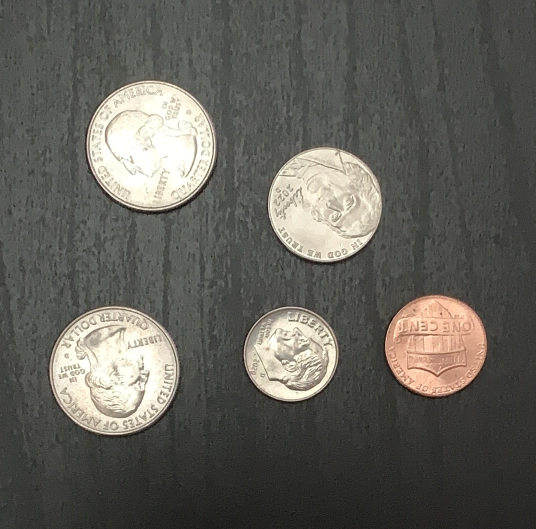
//> input picture coins_1.jpg, 1071 x 1058 px (shown at 1/2 size)
$ ./program2 coins_1.jpg   (built with g++ and OpenCV 4)
//> lines starting //> are read from the running program, lines starting //| are printed output that depends on the picture; after the words box and inside, x2 and y2 are one past the last pixel; in counts of white or black regions, pixels touching at a corner belong together
// Name: Khanh Le
// ID:   1001741583
// Due:  8 July 2022

#include <iostream>
#include <string>
#include "opencv2/opencv.hpp"

// configuration parameters
#define NUM_COMMAND_LINE_ARGUMENTS 1
#define PI 3.14159265358979323846;


int main( int argc, char **argv)
{
    cv::Mat imageIn;

    // validate and parse the command line arguments
    if( argc != NUM_COMMAND_LINE_ARGUMENTS + 1 )
    {
        std::printf("USAGE: %s <image_path> \n ", argv[0]);
        return 0;
    }
    else
    {
        // open the input image
        std::string inputFileName = argv[1];
        imageIn = cv::imread(inputFileName, cv::IMREAD_COLOR);
//> imageIn is the input picture: 1058 rows x 1071 cols, CV_8UC3; mean B, G, R 89.4, 96.5, 98.1

        // check for file error
        if( !imageIn.data )
        {
            std::cout << "Error while opening file " << inputFileName << std::endl;
            return 0;
        }

        // Convert the image to grayscale
        cv::Mat imageGray;
        cv::cvtColor(imageIn, imageGray, cv::COLOR_BGR2GRAY);
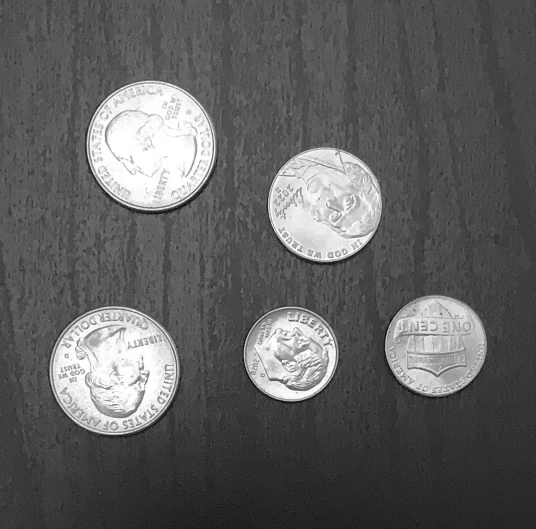
//> imageGray: 1058 rows x 1071 cols, CV_8UC1 (shown at 1/2 size); min 2, max 255, mean 96.2

        // Normalize
        cv::Mat imageNormalized;
        cv::normalize(imageGray, imageNormalized, 0, 255, cv::NORM_MINMAX, CV_8UC1);

        // Find the image edges
        cv::Mat imageEdges;
        const double cannyThreshold1 = 100;
        const double cannyThreshold2 = 200;
        const int cannyAperture = 3;
        cv::Canny(imageGray, imageEdges, cannyThreshold1, cannyThreshold2, cannyAperture);
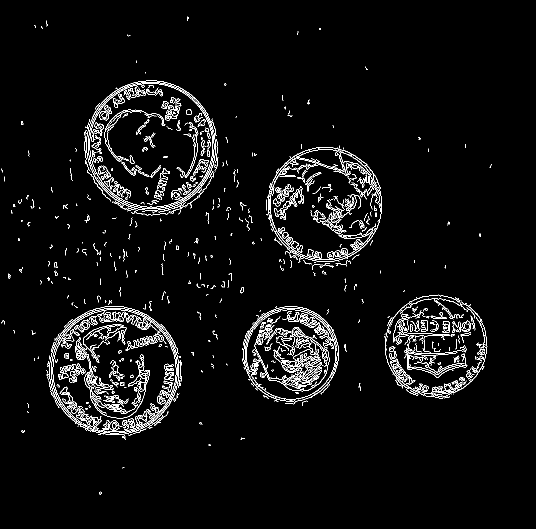
//> imageEdges: 1058 rows x 1071 cols, CV_8UC1 (shown at 1/2 size); 3.7% white in thin lines or dots, all inside (x1, y1, x2, y2) = (2, 33, 984, 989)

        // Erode and Dilate the edges to remove noise
        int morphologySize = 1;
        cv::Mat edgesDilated;
        cv::dilate(imageEdges, edgesDilated, cv::Mat(), cv::Point(-1, -1), morphologySize);
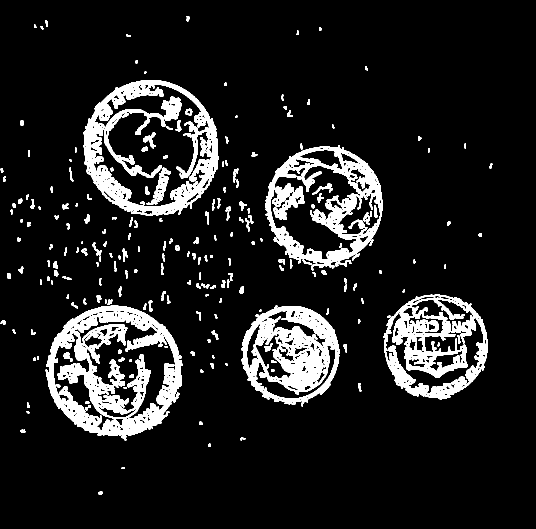
//> edgesDilated: 1058 rows x 1071 cols, CV_8UC1 (shown at 1/2 size); 11.2% white; 234 white regions (2 under 20 px), largest, box (x1, y1, x2, y2) and area: (91, 611, 365, 881) 30141, (483, 611, 679, 813) 19460, (531, 290, 765, 541) 18610
        cv::Mat edgesEroded;
        cv::erode(edgesDilated, edgesEroded, cv::Mat(), cv::Point(-1, -1), morphologySize);
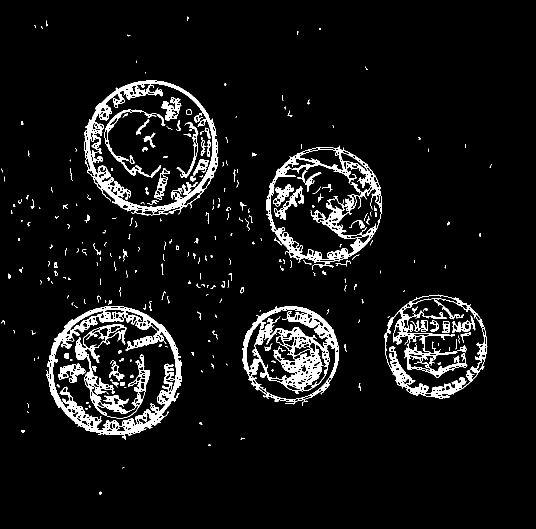
//> edgesEroded: 1058 rows x 1071 cols, CV_8UC1 (shown at 1/2 size); 6.6% white; 273 white regions (146 under 20 px)

        // locate the image contours (after applying a threshold or canny)
        std::vector<std::vector<cv::Point> > contours;
        cv::findContours(edgesEroded, contours, cv::RETR_EXTERNAL, cv::CHAIN_APPROX_SIMPLE, cv::Point(0, 0));
//> contours = 191 contours, 173 with area under 20; largest, box (x1, y1, x2, y2) and area: (168, 161, 437, 431) 55662, (92, 612, 364, 880) 53670, (532, 291, 764, 540) 41596, (768, 589, 975, 798) 32839, (484, 612, 678, 812) 28738

        // fit ellipses to contours containing sufficient inliers
        std::vector<cv::RotatedRect> fittedEllipses(contours.size());
        for(int i = 0; i < contours.size(); i++)
        {
            // compute an ellipse only if the contour has more than 5 points (the minimum for ellipse fitting)
            if(contours.at(i).size() > 5)
            {
                fittedEllipses[i] = cv::fitEllipse(contours[i]);
            }
        }
//> after the loop, fittedEllipses = 191 RotatedRects (x, y, width, height, angle), first 8: [200.5, 985.7, 4.55, 5.7, 50.12], [0, 0, 0, 0, 0], [418.6, 890.1, 3.43, 3.99, 16.26], [488.7, 880.4, 6.09, 16.51, 115.3], [45.38, 862.1, 4.4, 7.07, 86.33], [401.1, 846.2, 3.52, 5.94, 129], [0, 0, 0, 0, 0], [55.87, 810.6, 1.91, 8.18, 167.5]

        /* 5 parameters of ellipse:
            * xc: x coordinate of the center
            * xy: y coordinate of the center
            * a : major semi-axis
            * b : minor semi-axis           */

        // Draw the ellipses
        cv::Mat imageEllipse = imageIn.clone();
        const int minEllipseInliers = 50;

        // Store parameters of ellipse
        float xc, yc, a, b;
        // Total amount of money for coins; area of coin
        float total = 0, area = 0;
        // Value of coins
        float penny = 0.01, nickel = 0.05, dime = 0.10, quarter = 0.25;
        // Count number of coins
        int countPenny = 0, countNickel = 0, countDime = 0, countQuarter = 0;

        cv::Scalar red(255,0,0), yellow(0,255,255), blue(0,0,255), green(0,128,0);


        for(int i = 0; i < contours.size(); i++)
        {
            // Draw any ellipse with sufficient inliers
            if(contours.at(i).size() > minEllipseInliers)
            {

                xc = fittedEllipses[i].center.x;
                yc = fittedEllipses[i].center.y;
                a  = fittedEllipses[i].size.width/2;
                b  = fittedEllipses[i].size.height/2;

                // Area of elipse is calculated by (major semi-axis * minor semi-axis) * Pi
                area = (a * b) * PI;

                // Based on the area, each coin will be identified as either quarter, nickel, dime, or penny
                // The color of the ellipse will depend on the type of coin
                // Green for quarter ; Yellow for nickel ; Blue for dime ; Red for penny
                // Each count of the corresponding identified coin will increase.
                // The value of the identified coin will be added to the total
                if( area > 50000 ) //quarter
                {
                    cv::ellipse(imageEllipse, fittedEllipses[i], green, 2);
                    countQuarter++;
                    total += quarter;
                }
                else if( area > 40500 && area < 49000 ) // nickel
                {
                    cv::ellipse(imageEllipse, fittedEllipses[i], yellow, 2);
                    countNickel++;
                    total += nickel;
                }
                else if( area > 31000 && area < 40000 ) // dime
                {
                    cv::ellipse(imageEllipse, fittedEllipses[i], blue , 2);
                    countDime++;
                    total += dime;
                }
                else
                {
                    cv::ellipse(imageEllipse, fittedEllipses[i], red, 2); //penny
                    countPenny++;
                    total += penny;
                }


            }

        }
//> this loop made 191 passes
//> (xc, yc, a, b, area, countQuarter, total) on passes 30, 181: (228.5, 742.1, 129.5, 133.2, 54213.5, 1, 0.26), (302.3, 295.3, 131.6, 135.9, 56192.4, 2, 0.66)
//> (xc, yc, a, b, area, countPenny, total) on pass 29: (580.8, 708.2, 95.77, 96.89, 29149.8, 1, 0.01)
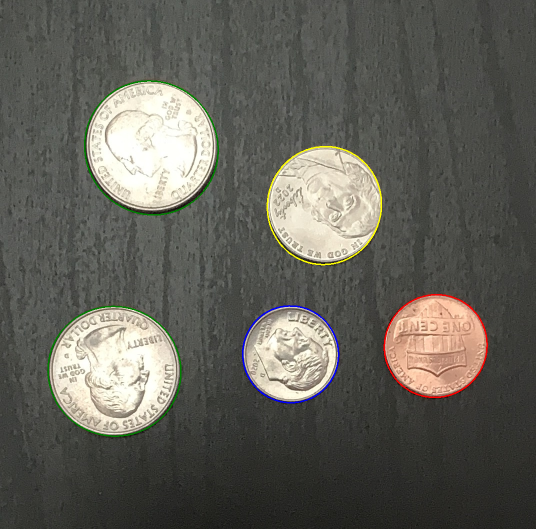
//> imageEllipse: 1058 rows x 1071 cols, CV_8UC3 (shown at 1/2 size); 0.94% of pixels changed, all inside (x1, y1, x2, y2) = (94, 160, 976, 874)
//> after the loop, countQuarter = 2; total = 0.66; countNickel = 1; countDime = 1

        // Print to the console the counting of each type of coin
        // and the total value.
        std::cout << "Penny   -  " << countPenny   << std::endl;
//| Penny   -  1
        std::cout << "Nickel  -  " << countNickel  << std::endl;
//| Nickel  -  1
        std::cout << "Dime    -  " << countDime    << std::endl;
//| Dime    -  1
        std::cout << "Quarter -  " << countQuarter << std::endl;
//| Quarter -  2
        std::cout << "Total   - $" << total        << std::endl;
//| Total   - $0.66


        // display the images
        cv::imshow("imageIn", imageIn);
        cv::imshow("imageEllipse", imageEllipse);
        cv::waitKey();
    }
    return 0;
}

$ run again, on coins_3.jpg
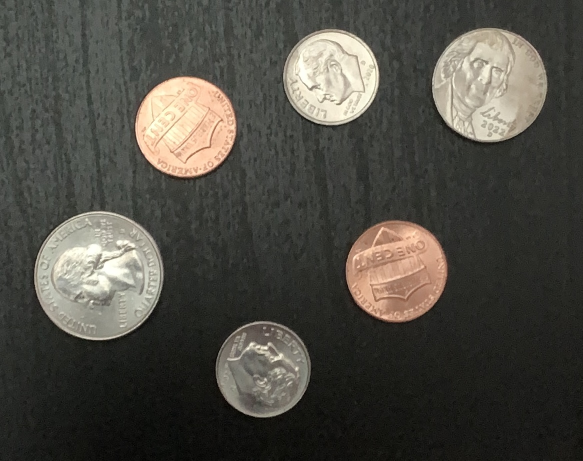
//> input picture coins_3.jpg, 1165 x 921 px (shown at 1/2 size)
//> imageIn is the input picture: 921 rows x 1165 cols, CV_8UC3; mean B, G, R 67.9, 75.2, 77.3
//> `cv::Canny(imageGray, imageEdges, cannyThreshold1, cannyThreshold2, can..`:
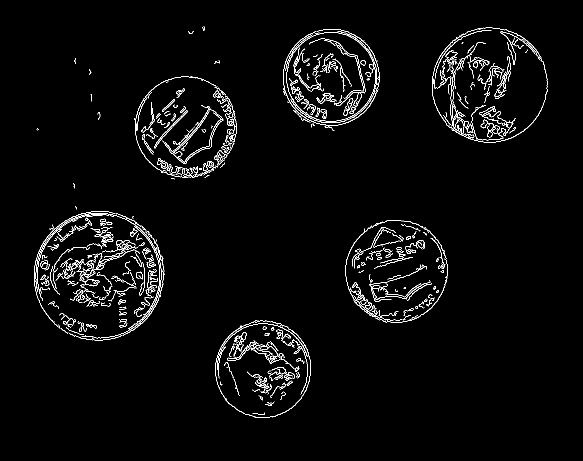
//> imageEdges: 921 rows x 1165 cols, CV_8UC1 (shown at 1/2 size); 2.7% white in thin lines or dots, all inside (x1, y1, x2, y2) = (68, 53, 1095, 835)
//> edgesDilated: 921 rows x 1165 cols, CV_8UC1; 8.3% white; 82 white regions, largest, box (x1, y1, x2, y2) and area: (565, 57, 760, 263) 12722, (863, 54, 1096, 286) 11888, (67, 421, 330, 682) 10777
//> edgesEroded: 921 rows x 1165 cols, CV_8UC1; 4.2% white; 132 white regions (24 under 20 px)
//> contours = 21 contours, 14 with area under 20; largest, box (x1, y1, x2, y2) and area: (68, 422, 329, 681) 52576, (864, 55, 1095, 285) 41481, (691, 440, 896, 646) 32634, (269, 152, 473, 356) 32030, (566, 58, 759, 262) 29330, (431, 641, 622, 835) 28878, (405, 53, 410, 62) 24
//> the loop `for(int i = 0; i < contours.size(); i++)` made 21 passes
//> the loop `for(int i = 0; i < contours.size(); i++)` made 21 passes
//> (xc, yc, a, b, area, countPenny, total) on passes 1, 19: (526.1, 738, 95.17, 96.62, 28888.5, 1, 0.01), (661.3, 155.2, 95.75, 98.29, 29565.2, 2, 0.47)
//> after the loop `for(int i = 0; i < contours.size(); i++)`:
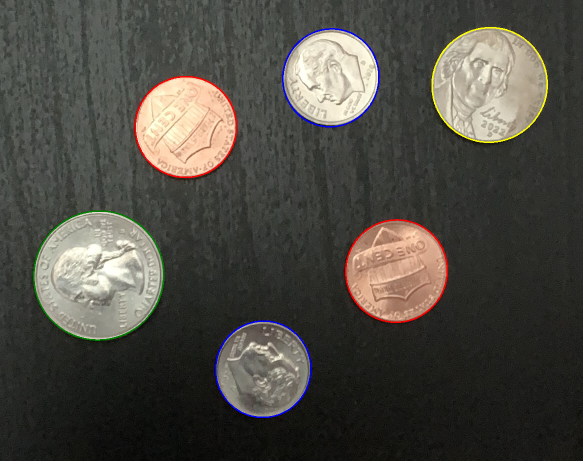
//> imageEllipse: 921 rows x 1165 cols, CV_8UC3 (shown at 1/2 size); 1.12% of pixels changed, all inside (x1, y1, x2, y2) = (66, 54, 1096, 836)
//> after the loop `for(int i = 0; i < contours.size(); i++)`: countQuarter = 1; total = 0.52; countNickel = 1; countDime = 2
//| Penny   -  2
//| Nickel  -  1
//| Dime    -  2
//| Quarter -  1
//| Total   - $0.52
